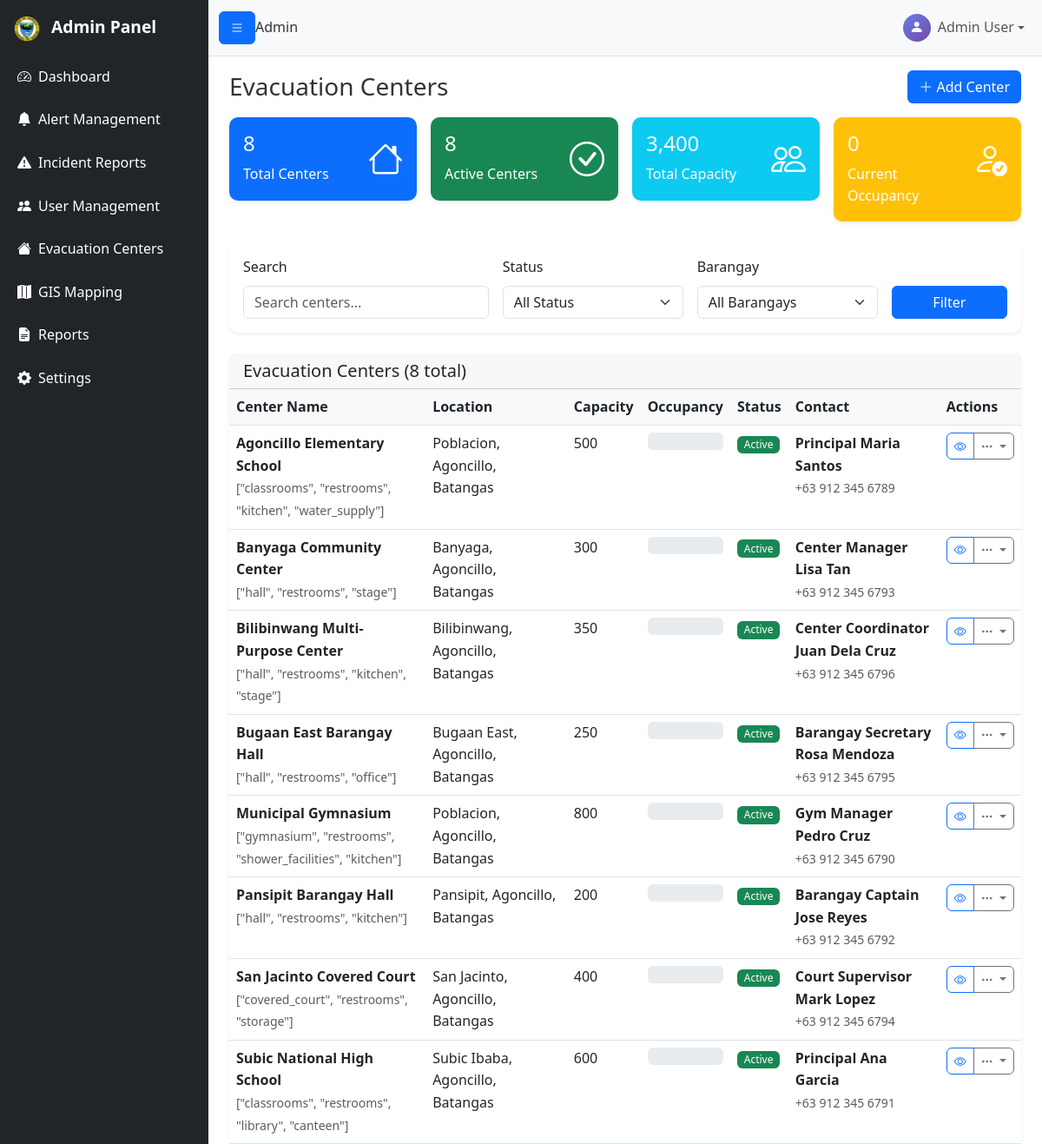
The page /admin/evacuation.php (signed in) on the database its author committed.
### tables this page shows
CREATE TABLE evacuation_centers (
    id INT PRIMARY KEY AUTO_INCREMENT,
    name VARCHAR(255) NOT NULL,
    address TEXT NOT NULL,
    barangay_id INT NOT NULL,
    latitude DECIMAL(10, 8) NOT NULL,
    longitude DECIMAL(11, 8) NOT NULL,
    capacity INT NOT NULL,
    current_occupancy INT DEFAULT 0,
    facilities JSON,  
    contact_person VARCHAR(255),
    contact_number VARCHAR(20),
    status ENUM('active', 'inactive', 'full', 'maintenance') DEFAULT 'active',
    created_at TIMESTAMP DEFAULT CURRENT_TIMESTAMP,
    FOREIGN KEY (barangay_id) REFERENCES barangays(id)
);

### admin/evacuation.php (the view, shortened to what this page needs)
<?php
$additional_css = ['assets/css/admin.css'];
$database = new Database();
$db = $database->getConnection();
$search = $_GET['search'] ?? '';
$where_conditions = [];
$where_clause = !empty($where_conditions) ? 'WHERE ' . implode(' AND ', $where_conditions) : '';
$page = $_GET['page'] ?? 1;
$limit = RECORDS_PER_PAGE;
$offset = ($page - 1) * $limit;
$count_query = "SELECT COUNT(*) as total FROM evacuation_centers $where_clause";
$count_stmt = $db->prepare($count_query);
$count_stmt->execute();
$total_records = $count_stmt->fetch()['total'];
$query = "SELECT * FROM evacuation_centers
          $where_clause
          ORDER BY name ASC
          LIMIT :limit OFFSET :offset";
$stmt = $db->prepare($query);
$stmt->bindValue(':limit', (int)$limit, PDO::PARAM_INT);
$stmt->bindValue(':offset', (int)$offset, PDO::PARAM_INT);
$stmt->execute();
$centers = $stmt->fetchAll();
$stats_query = "SELECT
                COUNT(*) as total_centers,
                SUM(CASE WHEN status = 'active' THEN 1 ELSE 0 END) as active_centers,
                SUM(CASE WHEN status = 'inactive' THEN 1 ELSE 0 END) as inactive_centers,
                SUM(capacity) as total_capacity,
                SUM(current_occupancy) as total_occupancy
                FROM evacuation_centers";
$stats_stmt = $db->prepare($stats_query);
$stats_stmt->execute();
$stats = $stats_stmt->fetch();
include '../includes/header.php';
?>
<div class="d-flex" id="wrapper">
    <?php include 'includes/sidebar.php'; ?>
    <div id="page-content-wrapper">
        <?php include 'includes/navbar.php'; ?>
        <div class="container-fluid px-4">
            <div class="d-flex justify-content-between align-items-center py-3">
                <h1 class="h3 mb-0">Evacuation Centers</h1>
                <div>
                    <button class="btn btn-primary" data-bs-toggle="modal" data-bs-target="#addCenterModal">
                        <i class="bi bi-plus-lg"></i> Add Center
                    </button>
                </div>
            </div>
            <div class="row g-3 mb-4">
                <div class="col-md-3">
                    <div class="card bg-primary text-white">
                        <div class="card-body">
                            <div class="d-flex justify-content-between">
                                <div>
                                    <h4><?php echo $stats['total_centers']; ?></h4>
                                    <p class="mb-0">Total Centers</p>
                                </div>
                                <i class="bi bi-house fs-1"></i>
                            </div>
                        </div>
                    </div>
                </div>
                <div class="col-md-3">
                    <div class="card bg-success text-white">
                        <div class="card-body">
                            <div class="d-flex justify-content-between">
                                <div>
                                    <h4><?php echo $stats['active_centers']; ?></h4>
                                    <p class="mb-0">Active Centers</p>
                                </div>
                                <i class="bi bi-check-circle fs-1"></i>
                            </div>
                        </div>
                    </div>
                </div>
                <div class="col-md-3">
                    <div class="card bg-info text-white">
                        <div class="card-body">
                            <div class="d-flex justify-content-between">
                                <div>
                                    <h4><?php echo number_format($stats['total_capacity']); ?></h4>
                                    <p class="mb-0">Total Capacity</p>
                                </div>
                                <i class="bi bi-people fs-1"></i>
                            </div>
                        </div>
                    </div>
                </div>
                <div class="col-md-3">
                    <div class="card bg-warning text-white">
                        <div class="card-body">
                            <div class="d-flex justify-content-between">
                                <div>
                                    <h4><?php echo number_format($stats['total_occupancy']); ?></h4>
                                    <p class="mb-0">Current Occupancy</p>
                                </div>
                                <i class="bi bi-person-check fs-1"></i>
                            </div>
                        </div>
                    </div>
                </div>
            </div>
            <div class="card mb-4">
                <div class="card-body">
                    <form method="GET" class="row g-3">
                        <div class="col-md-4">
                            <label class="form-label">Search</label>
                            <input type="text" class="form-control" name="search" placeholder="Search centers..." value="<?php echo htmlspecialchars($search); ?>">
                        </div>
                        <div class="col-md-3">
                            <label class="form-label">Status</label>
                            <select class="form-select" name="status">
                                <option value="">All Status</option>
                            </select>
                        </div>
                        <div class="col-md-3">
                            <label class="form-label">Barangay</label>
                            <select class="form-select" name="barangay">
                                <option value="">All Barangays</option>
                            </select>
                        </div>
                        <div class="col-md-2">
                            <label class="form-label">&nbsp;</label>
                            <div class="d-grid">
                                <button type="submit" class="btn btn-primary">Filter</button>
                            </div>
                        </div>
                    </form>
                </div>
            </div>
            <div class="card">
                <div class="card-header">
                    <h5 class="card-title mb-0">Evacuation Centers (<?php echo $total_records; ?> total)</h5>
                </div>
                <div class="card-body p-0">
                    <div class="table-responsive">
                        <table class="table table-hover mb-0">
                            <thead class="table-light">
                                <tr>
                                    <th>Center Name</th>
                                    <th>Location</th>
                                    <th>Capacity</th>
                                    <th>Occupancy</th>
                                    <th>Status</th>
                                    <th>Contact</th>
                                    <th>Actions</th>
                                </tr>
                            </thead>
                            <tbody>
                                <?php foreach ($centers as $center): ?>
                                <tr>
                                    <td>
                                        <div class="fw-bold"><?php echo htmlspecialchars($center['name']); ?></div>
                                        <small class="text-muted"><?php echo htmlspecialchars($center['facilities']); ?></small>
                                    </td>
                                    <td>
                                        <div><?php echo htmlspecialchars($center['address']); ?></div>
                                    </td>
                                    <td><?php echo number_format($center['capacity']); ?></td>
                                    <td>
                                        <div class="progress" style="height: 20px;">
                                        </div>
                                    </td>
                                    <td>
                                        <?php
                                        $status_class = '';
                                        switch ($center['status']) {
                                            case 'active': $status_class = 'bg-success'; break;
                                        }
                                        ?>
                                        <span class="badge <?php echo $status_class; ?>"><?php echo ucfirst($center['status']); ?></span>
                                    </td>
                                    <td>
                                        <div class="fw-bold"><?php echo htmlspecialchars($center['contact_person']); ?></div>
                                        <small class="text-muted"><?php echo htmlspecialchars($center['contact_number']); ?></small>
                                    </td>
                                    <td>
                                        <div class="btn-group">
                                            <button class="btn btn-sm btn-outline-primary" onclick="viewCenter(<?php echo $center['id']; ?>)">
                                                <i class="bi bi-eye"></i>
                                            </button>
                                            <div class="btn-group">
                                                <button class="btn btn-sm btn-outline-secondary dropdown-toggle" data-bs-toggle="dropdown">
                                                    <i class="bi bi-three-dots"></i>
                                                </button>
                                            </div>
                                        </div>
                                    </td>
                                </tr>
                                <?php endforeach; ?>
                            </tbody>
                        </table>
                    </div>
                </div>
            </div>
        </div>
    </div>
</div>
<?php include '../includes/footer.php'; ?>

### includes/header.php (shortened to what this page needs)
<!DOCTYPE html>
<html lang="en">
<head>
    <link href="https://cdn.jsdelivr.net/npm/bootstrap@5.3.0/dist/css/bootstrap.min.css" rel="stylesheet">
    <link href="https://cdn.jsdelivr.net/npm/bootstrap-icons@1.10.0/font/bootstrap-icons.css" rel="stylesheet">
    <link href="<?php echo BASE_URL; ?>assets/css/styles.css" rel="stylesheet">
    <?php if (isset($additional_css)): ?>
        <?php foreach ($additional_css as $css): ?>
            <link href="<?php echo BASE_URL . $css; ?>" rel="stylesheet">
        <?php endforeach; ?>
    <?php endif; ?>
</head>
<body>

### admin/includes/sidebar.php
<div class="bg-dark border-right" id="sidebar-wrapper">
    <div class="sidebar-heading text-white p-3">
        <img src="../assets/img/logo.png" alt="Logo" class="me-2" style="height: 30px;">
        <span class="fw-bold">Admin Panel</span>
    </div>
    <div class="list-group list-group-flush">
        <a href="dashboard.php" class="list-group-item list-group-item-action bg-dark text-white border-0">
            <i class="bi bi-speedometer2 me-2"></i>Dashboard
        </a>
        <a href="alerts.php" class="list-group-item list-group-item-action bg-dark text-white border-0">
            <i class="bi bi-bell-fill me-2"></i>Alert Management
        </a>
        <a href="incidents.php" class="list-group-item list-group-item-action bg-dark text-white border-0">
            <i class="bi bi-exclamation-triangle-fill me-2"></i>Incident Reports
        </a>
        <a href="users.php" class="list-group-item list-group-item-action bg-dark text-white border-0">
            <i class="bi bi-people-fill me-2"></i>User Management
        </a>
        <a href="evacuation.php" class="list-group-item list-group-item-action bg-dark text-white border-0">
            <i class="bi bi-house-fill me-2"></i>Evacuation Centers
        </a>
        <a href="map.php" class="list-group-item list-group-item-action bg-dark text-white border-0">
            <i class="bi bi-map-fill me-2"></i>GIS Mapping
        </a>
        <a href="reports.php" class="list-group-item list-group-item-action bg-dark text-white border-0">
            <i class="bi bi-file-earmark-text-fill me-2"></i>Reports
        </a>
        <a href="settings.php" class="list-group-item list-group-item-action bg-dark text-white border-0">
            <i class="bi bi-gear-fill me-2"></i>Settings
        </a>
    </div>
</div>

### admin/includes/navbar.php (shortened to what this page needs)
<?php
$profile_picture = null;
?>
<nav class="navbar navbar-expand-lg navbar-light bg-light border-bottom">
    <div class="container-fluid">
        <button class="btn btn-primary" id="menu-toggle">
            <i class="bi bi-list"></i>
        </button>
                    <span><?php echo isset($_SESSION['admin_name']) ? htmlspecialchars($_SESSION['admin_name']) : 'Admin'; ?></span>
        <div class="navbar-nav ms-auto">
            <div class="nav-item dropdown">
                <a class="nav-link dropdown-toggle d-flex align-items-center" href="#" id="navbarDropdown" role="button" data-bs-toggle="dropdown">
                    <?php if ($profile_picture): ?>
                        <img src="<?php echo htmlspecialchars($profile_picture); ?>" class="rounded-circle me-2" width="32" height="32" alt="Admin Profile" style="object-fit: cover;">
                    <?php else: ?>
                        <div class="rounded-circle me-2 d-flex align-items-center justify-content-center" style="width: 32px; height: 32px; background: linear-gradient(135deg, #667eea 0%, #764ba2 100%);">
                            <i class="bi bi-person-fill text-white" style="font-size: 16px;"></i>
                        </div>
                    <?php endif; ?>
                    <span><?php echo htmlspecialchars($_SESSION['user_name']); ?></span>
                </a>
            </div>
        </div>
    </div>
</nav>

### includes/footer.php (shortened to what this page needs)
</body>
</html>

### assets/css/styles.css (style rules this page uses)
:root { --primary-color: #0d6efd; --secondary-color: #6c757d; --success-color: #198754; --danger-color: #dc3545; --warning-color: #ffc107; --info-color: #0dcaf0; --light-color: #f8f9fa; --dark-color: #212529; }
body { font-family: "Segoe UI", Tahoma, Geneva, Verdana, sans-serif; line-height: 1.6; color: #333; }
.card { border: none; border-radius: 10px; box-shadow: 0 0.125rem 0.25rem rgba(0, 0, 0, 0.075); transition: box-shadow 0.15s ease-in-out; }
.btn { border-radius: 6px; font-weight: 500; transition: all 0.2s ease-in-out; }
.badge { font-weight: 500; }
.table th { border-top: none; font-weight: 600; color: var(--dark-color); }

### assets/css/admin.css (style rules this page uses)
#wrapper { overflow-x: hidden; }
#sidebar-wrapper { min-height: 100vh; margin-left: -15rem; transition: margin 0.25s ease-out; }
#sidebar-wrapper .sidebar-heading { padding: 0.875rem 1.25rem; font-size: 1.2rem; }
#sidebar-wrapper .list-group { width: 15rem; }
#page-content-wrapper { min-width: 100vw; }
@media (min-width: 768px) { #sidebar-wrapper { margin-left: 0; } }
@media (min-width: 768px) { #page-content-wrapper { min-width: 0; width: 100%; } }
.list-group-item-action { padding: 0.75rem 1.25rem; border: none; transition: all 0.2s ease; }

### rows shown on the page
evacuation_centers: name "Agoncillo Elementary School", facilities "[\"classrooms\", \"restrooms\", \"kitchen\", \"water_supply\"]", address "Poblacion, Agoncillo, Batangas", capacity "500", status "Active", contact_person "Principal Maria Santos", contact_number "+63 912 345 6789"
evacuation_centers: name "Banyaga Community Center", facilities "[\"hall\", \"restrooms\", \"stage\"]", address "Banyaga, Agoncillo, Batangas", capacity "300", status "Active", contact_person "Center Manager Lisa Tan", contact_number "+63 912 345 6793"
evacuation_centers: name "Bilibinwang Multi-Purpose Center", facilities "[\"hall\", \"restrooms\", \"kitchen\", \"stage\"]", address "Bilibinwang, Agoncillo, Batangas", capacity "350", status "Active", contact_person "Center Coordinator Juan Dela Cruz", contact_number "+63 912 345 6796"
evacuation_centers: name "Bugaan East Barangay Hall", facilities "[\"hall\", \"restrooms\", \"office\"]", address "Bugaan East, Agoncillo, Batangas", capacity "250", status "Active", contact_person "Barangay Secretary Rosa Mendoza", contact_number "+63 912 345 6795"
evacuation_centers: name "Municipal Gymnasium", facilities "[\"gymnasium\", \"restrooms\", \"shower_facilities\", \"kitchen\"]", address "Poblacion, Agoncillo, Batangas", capacity "800", status "Active", contact_person "Gym Manager Pedro Cruz", contact_number "+63 912 345 6790"
evacuation_centers: name "Pansipit Barangay Hall", facilities "[\"hall\", \"restrooms\", \"kitchen\"]", address "Pansipit, Agoncillo, Batangas", capacity "200", status "Active", contact_person "Barangay Captain Jose Reyes", contact_number "+63 912 345 6792"
evacuation_centers: name "San Jacinto Covered Court", facilities "[\"covered_court\", \"restrooms\", \"storage\"]", address "San Jacinto, Agoncillo, Batangas", capacity "400", status "Active", contact_person "Court Supervisor Mark Lopez", contact_number "+63 912 345 6794"
evacuation_centers: name "Subic National High School", facilities "[\"classrooms\", \"restrooms\", \"library\", \"canteen\"]", address "Subic Ibaba, Agoncillo, Batangas", capacity "600", status "Active", contact_person "Principal Ana Garcia", contact_number "+63 912 345 6791"

### other values the page prints
$_SESSION['user_name'] "Admin User"
$stats['total_centers'] "8"
$stats['active_centers'] "8"
$stats['total_capacity'] "3,400"
$stats['total_occupancy'] "0"
$total_records "8"
